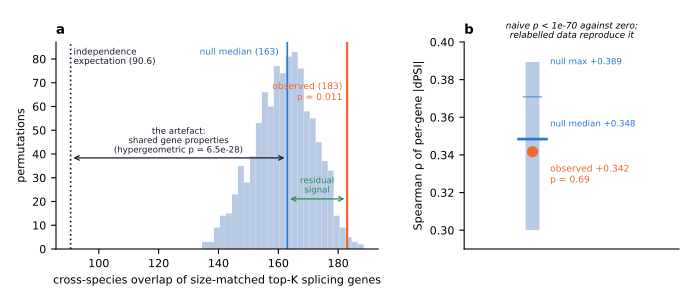

Python code for this plot:
#!/usr/bin/env python3
"""Methods paper, Figure 1: the real-data false positive, decomposed.

(a) Cross-species overlap of the top-K splicing genes (K size-matched at
    507/511): the independence expectation (what the hypergeometric tests
    against), the label-permutation null (the chain's contribution), and
    the observed value. The gap between expectation and null median is the
    artefact; the gap between null and observed is the residual signal.
(b) The threshold-free check: Spearman correlation of per-gene |dPSI|,
    observed vs the label-permutation null (summary intervals; the naive
    p-value against zero is meaningless).
"""
import os
import matplotlib
matplotlib.use("Agg")
matplotlib.rcParams["pdf.fonttype"] = 42
matplotlib.rcParams["ps.fonttype"] = 42
matplotlib.rcParams["font.size"] = 8
import matplotlib.pyplot as plt
import numpy as np

ROOT = os.path.dirname(os.path.dirname(os.path.dirname(os.path.abspath(__file__))))
nulls = np.array([int(l) for l in
                  open(os.path.join(ROOT, "hassulta/harm_topk.nulls.tsv")).read().split()[1:]])
OBS, EXP = 183, 90.6
INK = "#1a1a2e"; BLUE, ORANGE, GREEN = "#2a78d6", "#eb6834", "#2e8b57"

fig, (ax, ax2) = plt.subplots(1, 2, figsize=(7.0, 3.0),
                              gridspec_kw=dict(width_ratios=[1.5, 1.0],
                                               wspace=0.32, left=0.08,
                                               right=0.97, top=0.86, bottom=0.17))

# (a) decomposition
ax.hist(nulls, bins=np.arange(min(nulls)-0.5, max(nulls)+1.5, 2),
        color="#b9cbe4", edgecolor="none",
        label="label-permutation null (n = 1,000)")
ax.axvline(EXP, color=INK, lw=1.2, ls=":")
ax.text(EXP, ax.get_ylim()[1]*0.97, " independence\n expectation (90.6)",
        fontsize=6.4, va="top", color=INK)
med = float(np.median(nulls))
ax.axvline(med, color=BLUE, lw=1.2)
ax.text(med-2, ax.get_ylim()[1]*0.97, "null median (163) ", fontsize=6.4,
        va="top", ha="right", color=BLUE)
ax.axvline(OBS, color=ORANGE, lw=1.6)
ax.text(OBS-1.5, ax.get_ylim()[1]*0.72, "observed (183)\np = 0.011",
        fontsize=6.6, color=ORANGE, ha="right")
ymid = ax.get_ylim()[1]*0.44
ax.annotate("", xy=(med, ymid), xytext=(EXP, ymid),
            arrowprops=dict(arrowstyle="<->", color=INK, lw=0.9))
ax.text((EXP+med)/2, ymid*1.06, "the artefact:\nshared gene properties\n(hypergeometric p = 6.5e-28)",
        ha="center", fontsize=6.2, color=INK)
ax.annotate("", xy=(OBS, ymid*0.55), xytext=(med, ymid*0.55),
            arrowprops=dict(arrowstyle="<->", color=GREEN, lw=0.9))
ax.text((med+OBS)/2, ymid*0.62, "residual\nsignal", ha="center",
        fontsize=6.2, color=GREEN)
ax.set_xlabel("cross-species overlap of size-matched top-K splicing genes")
ax.set_ylabel("permutations")
ax.set_title("a", loc="left", fontweight="bold")
for sp in ("top", "right"):
    ax.spines[sp].set_visible(False)

# (b) spearman summary
obs_r, nmed, np95, nmax = 0.3417, 0.3484, 0.3709, 0.3894
ax2.errorbar([0], [nmed], yerr=[[nmed-0.30], [nmax-nmed]], fmt="none",
             ecolor="#b9cbe4", elinewidth=10, capsize=0)
ax2.plot([0], [nmed], "_", color=BLUE, ms=22, mew=2, label="null median")
ax2.plot([0], [np95], "_", color=BLUE, ms=14, mew=1, alpha=0.6)
ax2.plot([0], [obs_r], "o", color=ORANGE, ms=7, label="observed")
ax2.text(0.09, obs_r - 0.012, "observed +0.342\np = 0.69", fontsize=6.6,
         color=ORANGE, va="center")
ax2.text(0.09, nmax, "null max +0.389", fontsize=6.2, color=BLUE, va="center")
ax2.text(0.09, nmed + 0.008, "null median +0.348", fontsize=6.2, color=BLUE,
         va="center")
ax2.set_xlim(-0.35, 0.75); ax2.set_ylim(0.29, 0.40)
ax2.set_xticks([])
ax2.set_ylabel("Spearman ρ of per-gene |dPSI|")
ax2.set_title("b", loc="left", fontweight="bold")
ax2.text(0.5, 1.02, "naive p < 1e-70 against zero;\nrelabelled data reproduce it",
         transform=ax2.transAxes, ha="center", fontsize=6.4, style="italic")
for sp in ("top", "right"):
    ax2.spines[sp].set_visible(False)
out = os.path.join(ROOT, "figures", "mp_fig1_collapse")
fig.savefig(out + ".pdf"); fig.savefig(out + ".png", dpi=170)
print("wrote", out)
